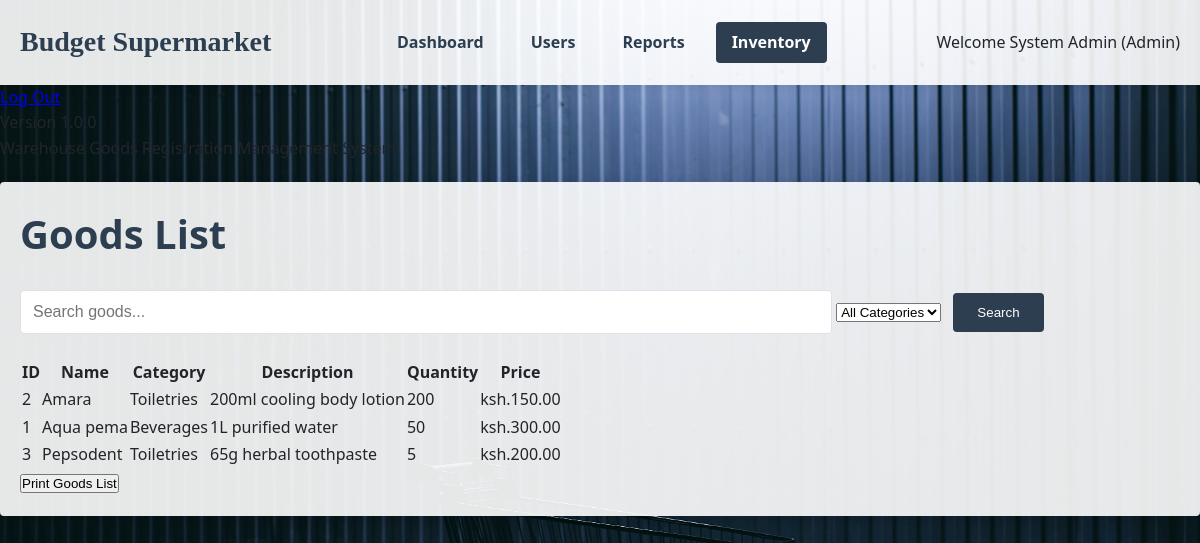
Screenshot of /receptionist/goods.php (signed in) with the database file from the repository.
### tables this page shows
CREATE TABLE `goods` (
  `id` int(11) NOT NULL,
  `name` varchar(100) NOT NULL,
  `barcode` varchar(50) DEFAULT NULL,
  `category` varchar(50) NOT NULL,
  `description` text DEFAULT NULL,
  `quantity` int(11) NOT NULL,
  `price` decimal(10,2) NOT NULL,
  `added_by` int(11) DEFAULT NULL,
  `added_at` timestamp NOT NULL DEFAULT current_timestamp()
);

### receptionist/goods.php (the view, shortened to what this page needs)
<?php
include '../includes/config.php';
$search = isset($_GET['search']) ? "%{$_GET['search']}%" : '%';
$sql = "SELECT * FROM goods WHERE (name LIKE ? OR category LIKE ? OR description LIKE ?)";
$params = [$search, $search, $search];
$sql .= " ORDER BY name";
$stmt = $pdo->prepare($sql);
$stmt->execute($params);
$goods = $stmt->fetchAll();
?>
<?php $pageTitle = "Goods List"; include '../includes/header.php'; ?>
<h1>Goods List</h1>
<div class="search-bar">
    <form method="get" action="goods.php">
        <input type="text" name="search" placeholder="Search goods..."
               value="<?php echo isset($_GET['search']) ? htmlspecialchars($_GET['search']) : ''; ?>">
        <select name="category">
            <option value="">All Categories</option>
        </select>
        <button type="submit">Search</button>
    </form>
</div>
<table class="goods-table">
    <thead>
        <tr>
            <th>ID</th>
            <th>Name</th>
            <th>Category</th>
            <th>Description</th>
            <th>Quantity</th>
            <th>Price</th>
        </tr>
    </thead>
    <tbody>
        <?php foreach ($goods as $item): ?>
        <tr>
            <td><?php echo $item['id']; ?></td>
            <td><?php echo htmlspecialchars($item['name']); ?></td>
            <td><?php echo htmlspecialchars($item['category']); ?></td>
            <td><?php echo htmlspecialchars($item['description']); ?></td>
            <td><?php echo $item['quantity']; ?></td>
            <td>ksh.<?php echo number_format($item['price'], 2); ?></td>
        </tr>
        <?php endforeach; ?>
    </tbody>
</table>
<div class="print-section">
    <button onclick="window.print()" class="print-btn">Print Goods List</button>
</div>
<?php include '../includes/footer.php'; ?>

### assets/css/style.css (style rules this page uses)
:root { --primary-color: #2c3e50; --primary-dark: #1a252f; --secondary-color: #3498db; --secondary-dark: #2980b9; --success-color: #28a745; --success-dark: #218838; --danger-color: #e74c3c; --danger-dark: #c0392b; --warning-color: #ffc107; --warning-dark: #e0a800; --light-color: #f8f9fa; --dark-color: #343a40; --gray-color: #6c757d; --border-color: #dee2e6; --text-color: #212529; --text-light: #f8f9fa; --shadow: 0 0.5rem 1rem rgba(0, 0, 0, 0.15); --radius: 0.25rem; }
* { margin: 0; padding: 0; box-sizing: border-box; }
body { font-family: 'Segoe UI', Tahoma, Geneva, Verdana, sans-serif; line-height: 1.6; color: var(--text-color); background-color: #f5f5f5; }
body.main-page { background-image: url('../images/background.jpg'); background-size: cover; background-position: center; background-attachment: fixed; min-height: 100vh; }
h1, h2, h3, h4, h5, h6 { margin-bottom: 1rem; color: var(--primary-color); }
h1 { font-size: 2.5rem; }
.search-bar { margin: 1.5rem 0; }
.search-bar input { padding: 0.75rem; border: 1px solid var(--border-color); border-radius: var(--radius); font-size: 1rem; width: 70%; }
.search-bar button { padding: 0.75rem 1.5rem; background-color: var(--primary-color); color: white; border: none; border-radius: var(--radius); cursor: pointer; margin-left: 0.5rem; }

### rows the page displays
goods: id "2", name "Amara", category "Toiletries", description "200ml cooling body lotion", quantity "200", price "150.00"
goods: id "1", name "Aqua pema", category "Beverages", description "1L purified water", quantity "50", price "300.00"
goods: id "3", name "Pepsodent", category "Toiletries", description "65g herbal toothpaste", quantity "5", price "200.00"

### other values shown
$_SESSION['nickname'] "System Admin"
$_SESSION['role'] "Admin"
